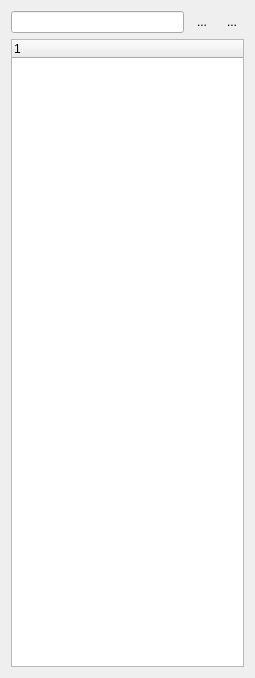
<?xml version="1.0" encoding="UTF-8"?>
<ui version="4.0">
 <class>Form</class>
 <widget class="QWidget" name="Form">
  <property name="geometry">
   <rect>
    <x>0</x>
    <y>0</y>
    <width>255</width>
    <height>678</height>
   </rect>
  </property>
  <property name="windowTitle">
   <string>公众号：学点编程吧--TIM模拟</string>
  </property>
  <property name="windowIcon">
   <iconset>
    <normaloff>res/logo.ico</normaloff>res/logo.ico</iconset>
  </property>
  <layout class="QVBoxLayout" name="verticalLayout">
   <item>
    <layout class="QHBoxLayout" name="horizontalLayout">
     <item>
      <widget class="QLineEdit" name="lineEdit">
       <property name="focusPolicy">
        <enum>Qt::ClickFocus</enum>
       </property>
      </widget>
     </item>
     <item>
      <widget class="QToolButton" name="bt_search">
       <property name="toolTip">
        <string>查找联系人</string>
       </property>
       <property name="whatsThis">
        <string>查找联系人</string>
       </property>
       <property name="text">
        <string>...</string>
       </property>
       <property name="icon">
        <iconset>
         <normaloff>res/search.ico</normaloff>res/search.ico</iconset>
       </property>
       <property name="iconSize">
        <size>
         <width>32</width>
         <height>32</height>
        </size>
       </property>
       <property name="autoRaise">
        <bool>true</bool>
       </property>
      </widget>
     </item>
     <item>
      <widget class="QToolButton" name="bt_adduser">
       <property name="toolTip">
        <string>新增好友</string>
       </property>
       <property name="whatsThis">
        <string>新增好友</string>
       </property>
       <property name="text">
        <string>...</string>
       </property>
       <property name="icon">
        <iconset>
         <normaloff>res/adduser.ico</normaloff>res/adduser.ico</iconset>
       </property>
       <property name="iconSize">
        <size>
         <width>32</width>
         <height>32</height>
        </size>
       </property>
       <property name="autoRaise">
        <bool>true</bool>
       </property>
      </widget>
     </item>
    </layout>
   </item>
   <item>
    <widget class="QTreeWidget" name="treeWidget">
     <property name="whatsThis">
      <string>TIM模拟</string>
     </property>
     <column>
      <property name="text">
       <string notr="true">1</string>
      </property>
     </column>
    </widget>
   </item>
  </layout>
 </widget>
 <resources/>
 <connections/>
</ui>
